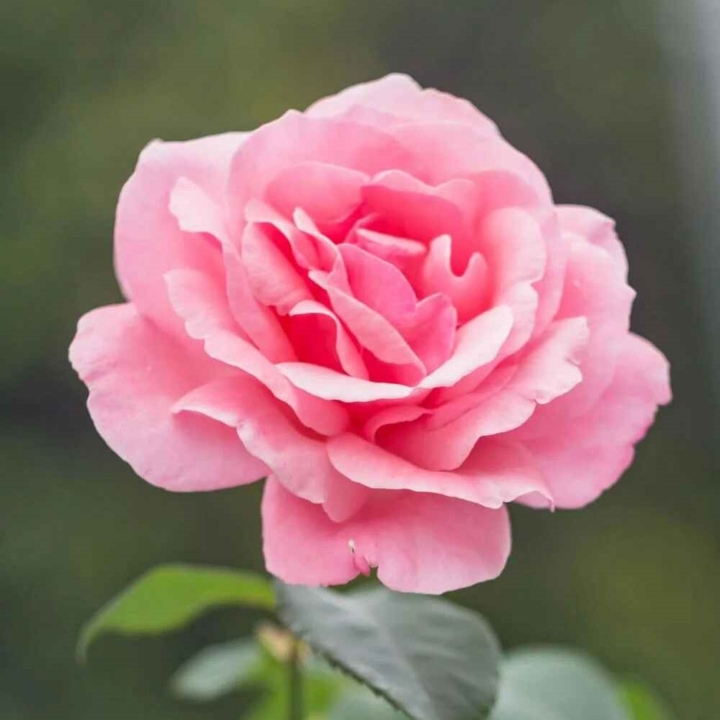
#> input picture assets/images/pink_flower.jpg, 720 x 720 px
$ jupyter execute '4 - 6.1. Edge Detection.ipynb'   (shell and % lines are left out)   (older library calls are emulated)
#> lines starting #> are read from the running program, lines starting #| are printed output that depends on the picture
**Jarrian Vince G. Gojar**\
Instructor I\
*College of Information and Communications Technology, Sorsogon State University, Philippines*

# Introduction

`Edge detection` is a fundamental tool in image processing, machine
vision, and computer vision, particularly in the areas of feature
detection and feature extraction. Edge detection is a process that
identifies the boundaries of objects within images. It works by
detecting discontinuities in brightness. Edge detection is used for
image segmentation and data extraction in areas such as image
processing, computer vision, and machine vision.

`Edges` in grayscale images are generally defined as large or abrupt
changes in intensity along a line or curve. `Hard edges` are abrupt
changes in intensity, while `soft edges` are gradual changes in
intensity.

There are many algorithms for edge detection, but the most common
ones are:

- Sobel Operator
- Difference of Gaussian (DoG)
- Harris Corner Detection
<!-- - Canny Edge Detector -->
<!-- - Prewitt Operator -->
<!-- - Roberts Cross -->
<!-- - Scharr Operator -->

**Read More:**

- [Sobel Operator - OpenCV Documentation](https://docs.opencv.org/3.4/d2/d2c/tutorial_sobel_derivatives.html)
- [Difference of Gaussian - OpenCV Documentation](https://docs.opencv.org/3.4/d5/d0f/tutorial_py_gradients.html)
- [Harris Corner Detection - OpenCV Documentation](https://docs.opencv.org/3.4/dc/d0d/tutorial_py_features_harris.html)
<!-- - [Sobel Operator - Wikipedia](https://en.wikipedia.org/wiki/Sobel_operator) -->
<!-- - [Difference of Gaussian - Wikipedia](https://en.wikipedia.org/wiki/Difference_of_Gaussians) -->
<!-- - [Harris Corner Detection - Wikipedia](https://en.wikipedia.org/wiki/Harris_Corner_Detector) -->

# Setup

# Initial Setup

[cell 1]
# Import Libraries
import cv2
import numpy as np
import matplotlib.pyplot as plt

# Asset Root
asset_root = '../../assets/'

# Image Path
image_path = asset_root + '/images/pink_flower.jpg'

# Read Image and convert to RGB
input_image = cv2.cvtColor(cv2.imread(image_path), cv2.COLOR_BGR2RGB)

# Convert Image to Grayscale
gray_image = cv2.cvtColor(input_image, cv2.COLOR_BGR2GRAY)

# Display Both Image
plt.figure("Pink Flower", figsize=(12, 6))

plt.subplot(1, 2, 1)
plt.imshow(input_image)
plt.title("Original Image")
plt.axis('off')

plt.subplot(1, 2, 2)
plt.imshow(gray_image, cmap='gray')
plt.title("Grayscale Image")
plt.axis('off')

plt.show()

# Sobel Operator

The `Sobel operator` is used in image processing and computer vision,
particularly within edge detection algorithms. Technically, it is a
`finite difference operator`, computing an approximation of the
gradient of the image intensity function. At each point in the image,
the result of the Sobel–Feldman operator is either the corresponding
gradient vector or the norm of this vector. The Sobel operator is
based on convolving the image with a small, separable, and integer
valued filter in the horizontal and vertical directions and is
therefore relatively inexpensive in terms of computations. On the
other hand, the gradient approximation that it produces is relatively
noisy. The `Sobel operator` is shown below.

$$
G_x = \begin{bmatrix}
1 & 0 & -1 \\
2 & 0 & -2 \\
1 & 0 & -1
\end{bmatrix} * A
$$

$$
G_y = \begin{bmatrix}
1 & 2 & 1 \\
0 & 0 & 0 \\
-1 & -2 & -1
\end{bmatrix} * A
$$

`A` is the grayscale image, and `G_x` and `G_y` are the gradients in the x and y
directions, respectively. The `Sobel operator` is used to detect edges
in images, emphasizing the regions of high spatial frequency. The
operator uses two 3×3 kernels, one estimating the gradient in the x
direction and the other estimating the gradient in the y direction.

After applying the `Sobel operator`, the gradient magnitude is
calculated using the formula above. The gradient magnitude is the
square root of the sum of the squares of the horizontal and vertical
gradients.

$$
G = \sqrt{G_x^2 + G_y^2}
$$

Using the `Sobel operator`, we can also calculate the gradient
direction using the formula below.

$$
\Theta = \arctan2\left(\frac{G_y}{G_x}\right)
$$

`arctan2` is a function that returns the angle whose tangent is the
quotient of two specified numbers. The gradient direction is the angle
of the gradient vector with respect to the x-axis. The gradient
direction is used to determine the orientation of the edge in the
image.

[cell 2]
# Implement Sobel Operator
def SobelX(image):
    return cv2.Sobel(image, cv2.CV_64F, 1, 0, ksize=3)

def SobelY(image):
    return cv2.Sobel(image, cv2.CV_64F, 0, 1, ksize=3)

sobel_x = SobelX(gray_image)
sobel_y = SobelY(gray_image)

# Calculate Gradient Magnitude
def GradientMagnitude(sobel_x, sobel_y):
    return np.sqrt(sobel_x ** 2 + sobel_y ** 2)

gradient_magnitude = GradientMagnitude(sobel_x, sobel_y)

# Calculate Gradient Direction
def GradientDirection(sobel_x, sobel_y):
    return np.arctan2(sobel_y, sobel_x)

gradient_direction = GradientDirection(sobel_x, sobel_y)

# Display Sobel Operator
plt.figure("Sobel Operator", figsize=(10, 15))

plt.subplot(3, 2, 1)
plt.imshow(input_image)
plt.title("Original Image")
plt.axis('off')

plt.subplot(3, 2, 2)
plt.imshow(gray_image, cmap='gray')
plt.title("Grayscale Image")
plt.axis('off')

plt.subplot(3, 2, 3)
plt.imshow(sobel_x, cmap='gray')
plt.title("Sobel X")
plt.axis('off')

plt.subplot(3, 2, 4)
plt.imshow(sobel_y, cmap='gray')
plt.title("Sobel Y")
plt.axis('off')

plt.subplot(3, 2, 5)
plt.imshow(gradient_magnitude, cmap='gray')
plt.title("Gradient Magnitude")
plt.axis('off')

plt.subplot(3, 2, 6)
plt.imshow(gradient_direction, cmap='gray')
plt.title("Gradient Direction (arctan2)")
plt.axis('off')

plt.show()

**Read More:**

- [Sobel Operator - OpenCV](https://docs.opencv.org/4.x/d2/d2c/tutorial_sobel_derivatives.html)
- [Arctan2 - Numpy](https://numpy.org/doc/stable/reference/generated/numpy.arctan2.html)
- [Arctan - Wikipedia](https://en.wikipedia.org/wiki/Atan2)

# Difference of Gaussian (DoG)

The `Difference of Gaussian` is a technique used to find the edges in an
image. It is a method of image processing that involves the subtraction
of one blurred version (Gaussian) of an image from another, less blurred
version of the image.

[cell 3]
# Create a Gaussian Kernel
x = np.linspace(-10, 10, 1000)

# Gaussian Kernel for Sigma = 1
y1 = np.exp(-x ** 2 / 2)

# Gaussian Kernel for Sigma = 2
y2 = 0.354 * np.exp(-x ** 2 / 16)

# Difference of Gaussian
dog = y1 - y2

# Display Difference of Gaussian
plt.figure("Difference of Gaussian")

plt.plot(x, y1, label='Gaussian 1')
plt.plot(x, y2, label='Gaussian 2')
plt.plot(x, dog, label='Difference of Gaussian')

plt.title("Difference of Gaussian")
plt.xlabel("x")
plt.ylabel("y")
plt.legend()
plt.grid(True)

plt.show()

The code above shows the distribution of the `Difference of Gaussian` (DoG).
The `Difference of Gaussian` is the subtraction of two Gaussian functions
with different standard deviations. The `Difference of Gaussian` is used
to find the edges in an image.

The `Gaussian` operator is the convolution of the image with a Gaussian
function. The `Gaussian` function is denoted by the following formula:
$$
G(x, y) = \frac{1}{2\pi\sigma^2} e^{-\frac{x^2 + y^2}{2\sigma^2}}
$$

where:

- $x$ and $y$ are the coordinates of the image.
- $\sigma$ is the standard deviation of the Gaussian distribution.

The `Difference of Gaussian` is the subtraction of two Gaussian functions
with different standard deviations. The formula for `Difference of Gaussian`
is given by:

$$
DoG(x, y) = G(x, y, \sigma_1) - G(x, y, \sigma_2)
$$

where:

- $G(x, y, \sigma_1)$ is the Gaussian function with standard deviation
    $\sigma_1$.
- $G(x, y, \sigma_2)$ is the Gaussian function with standard deviation
    $\sigma_2$.
- $\sigma_1$ and $\sigma_2$ are the standard deviations of the Gaussian
    functions.

[cell 4]
# Implement Difference of Gaussian Filter
def DoGFilter(image, sigma1, sigma2):
#> called with sigma1 = 1, sigma2 = 0.5
    gaussian1 = cv2.GaussianBlur(image, (5, 5), sigma1)
    gaussian2 = cv2.GaussianBlur(image, (5, 5), sigma2)
    return gaussian1 - gaussian2, gaussian1, gaussian2

# Apply Difference of Gaussian Filter with small and large sigma
dog_filter_small_sigma, dog_sm_g1, dog_sm_g2 = DoGFilter(gray_image, 1, 0.5)
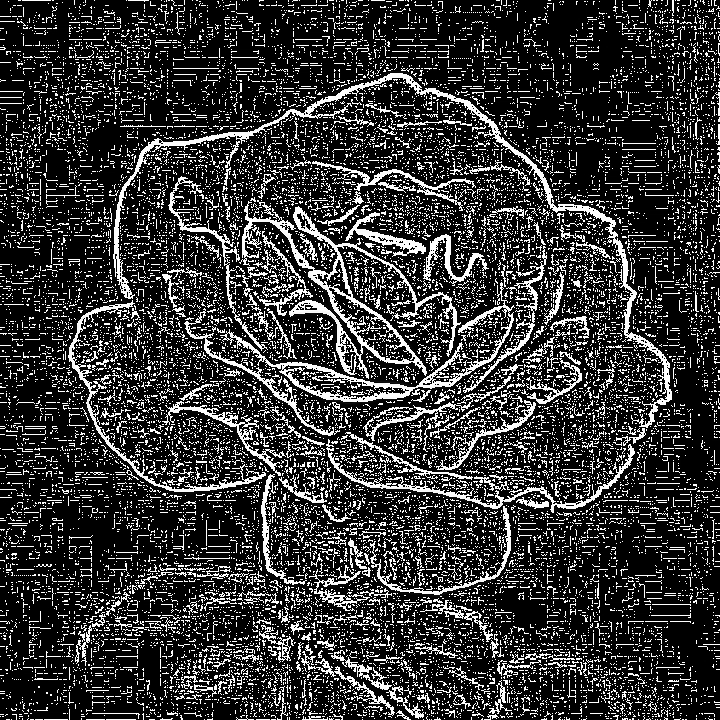
#> dog_filter_small_sigma: shape (720, 720); min 0, max 255, mean 52.8
dog_filter_large_sigma, dog_lg_g1, dog_lg_g2 = DoGFilter(gray_image, 1, 2)
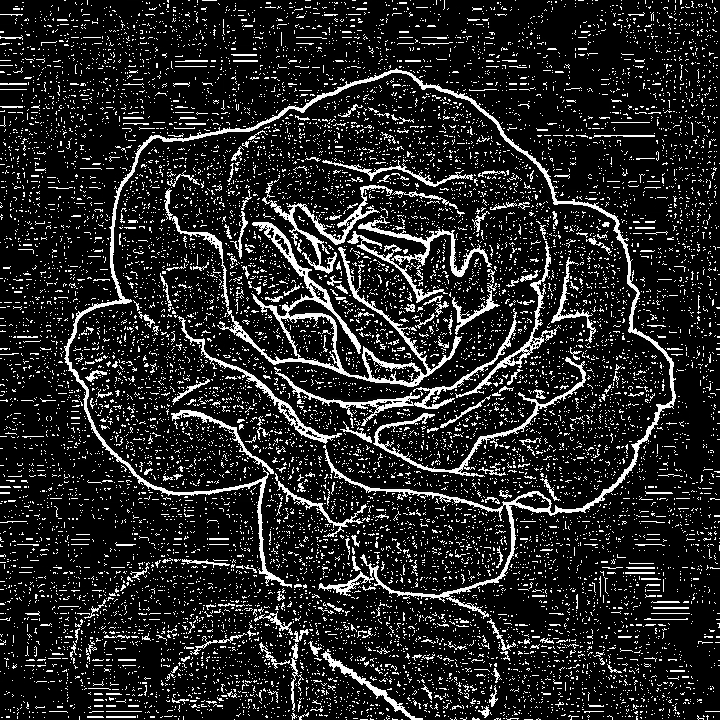
#> dog_filter_large_sigma: shape (720, 720); min 0, max 255, mean 36.8

# Display Difference of Gaussian
plt.figure("Difference of Gaussian")

plt.subplots(3, 3, figsize=(18, 18))

plt.subplot(3, 3, 1)
plt.imshow(gray_image, cmap='gray')
plt.title("Grayscale Image")
plt.axis('off')

plt.subplot(3, 3, 2)
plt.imshow(dog_sm_g1, cmap='gray')
plt.title("G1 (Small Sigma)")
plt.axis('off')

plt.subplot(3, 3, 3)
plt.imshow(dog_lg_g1, cmap='gray')
plt.title("G1 (Large Sigma)")
plt.axis('off')

plt.subplot(3, 3, 5)
plt.imshow(dog_sm_g2, cmap='gray')
plt.title("G2 (Small Sigma)")
plt.axis('off')

plt.subplot(3, 3, 6)
plt.imshow(dog_lg_g2, cmap='gray')
plt.title("G2 (Large Sigma)")
plt.axis('off')

plt.subplot(3, 3, 8)
plt.imshow(dog_filter_small_sigma, cmap='gray')
plt.title("DoG (Small Sigma)")
plt.axis('off')

plt.subplot(3, 3, 9)
plt.imshow(dog_filter_large_sigma, cmap='gray')
plt.title("DoG (Large Sigma)")
plt.axis('off')

plt.show()

**Read More:**

- [Difference of Gaussian - Wikipedia](https://en.wikipedia.org/wiki/Difference_of_Gaussians)
- [Sobel Operator - Wikipedia](https://en.wikipedia.org/wiki/Sobel_operator)
- [Gaussian Kernel - Wikipedia](https://en.wikipedia.org/wiki/Gaussian_function)
- [Sobel Operator - OpenCV](https://docs.opencv.org/4.x/d2/d2c/tutorial_sobel_derivatives.html)
- [Gaussian Kernel - OpenCV](https://docs.opencv.org/4.x/d4/d86/group__imgproc__filter.html#gaabe8c836e97159a9193fb0b11ac52cf1)
- [Difference of Gaussian - OpenCV](https://docs.opencv.org/4.x/d4/d86/group__imgproc__filter.html#ga9d7064d478c95d6009e0513f5db4e6b0)

# Corner Detection using Harris Corner Detector

`Corner Detection` is a technique used to detect corners in an image.
Corners are points where the intensity of the image changes in two
directions. The `Harris Corner Detector` is a popular corner detection
algorithm that uses the `Sobel Operator` to calculate the gradient of
the image and then computes the `Harris Response` to detect corners.

The first step in the Harris Corner Detector is to calculate the
`Structure Tensor` of the image. The `Structure Tensor` is a matrix
that represents the local structure of the image. It is calculated
using the `Sobel Operator` to compute the gradient of the image in
the x and y directions.

The `Structure Tensor` is defined as:

$$
M = \sum_{x, y} w(x, y) \begin{bmatrix} I_x^2 & I_x I_y \\ I_x I_y & I_y^2 \end{bmatrix}
$$

where:

- $M$ is the `Structure Tensor`
- $w(x, y)$ is a `Gaussian Window` function
- $I_x$ and $I_y$ are the gradients of the image in the x and y directions
- $I_x^2$ and $I_y^2$ are the squared gradients of the image in the x and y directions
- $I_x I_y$ is the product of the gradients of the image in the x and y directions

[cell 5]
# Read Input Image
input_image2 = cv2.imread(asset_root + '/images/chessboard.jpg')
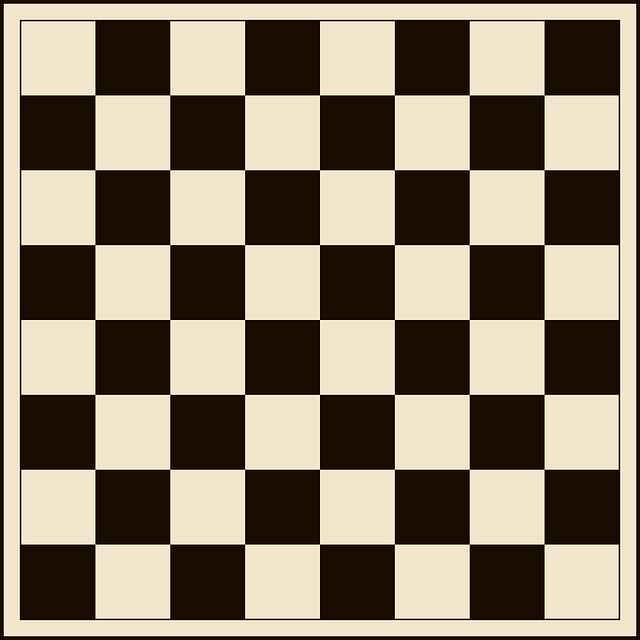
#> input picture assets/images/chessboard.jpg, 640 x 640 px
#> input_image2 is the input picture: shape (640, 640, 3); mean B, G, R 110.3, 128.7, 141
input_image2 = cv2.cvtColor(input_image2, cv2.COLOR_BGR2RGB)
gray_image2 = cv2.cvtColor(input_image2, cv2.COLOR_RGB2GRAY)

# Create the Structure Tensor
def StructureTensor(image, sigma):
    # Compute the gradients of the image
#> called with sigma = 1
    sobel_x = SobelX(image)
    sobel_y = SobelY(image)

    # Compute the elements of the Structure Tensor
    I_x2 = sobel_x ** 2
    I_y2 = sobel_y ** 2
    I_xy = sobel_x * sobel_y

    # Create a Gaussian window
    window = cv2.getGaussianKernel(5, sigma)
    window = window.dot(window.T)

    # Compute the elements of the Structure Tensor using the Gaussian window
    M = np.zeros((2, 2, image.shape[0], image.shape[1]))
    M[0, 0] = cv2.filter2D(I_x2, -1, window)
    M[0, 1] = cv2.filter2D(I_xy, -1, window)
    M[1, 0] = cv2.filter2D(I_xy, -1, window)
    M[1, 1] = cv2.filter2D(I_y2, -1, window)

    return M

# Compute the Structure Tensor
structure_tensor = StructureTensor(gray_image2, 1)

# Display the Structure Tensor
plt.figure("Structure Tensor", figsize=(10, 10))

plt.subplot(2, 2, 1)
plt.imshow(structure_tensor[0, 0], cmap='gray')
plt.title("M11 ($I_x^2$)")
plt.axis('off')

plt.subplot(2, 2, 2)
plt.imshow(structure_tensor[0, 1], cmap='gray')
plt.title("M12 ($I_x I_y$)")
plt.axis('off')

plt.subplot(2, 2, 3)
plt.imshow(structure_tensor[1, 0], cmap='gray')
plt.title("M21 ($I_x I_y$)")
plt.axis('off')

plt.subplot(2, 2, 4)
plt.imshow(structure_tensor[1, 1], cmap='gray')
plt.title("M22 ($I_y^2$)")
plt.axis('off')

plt.show()
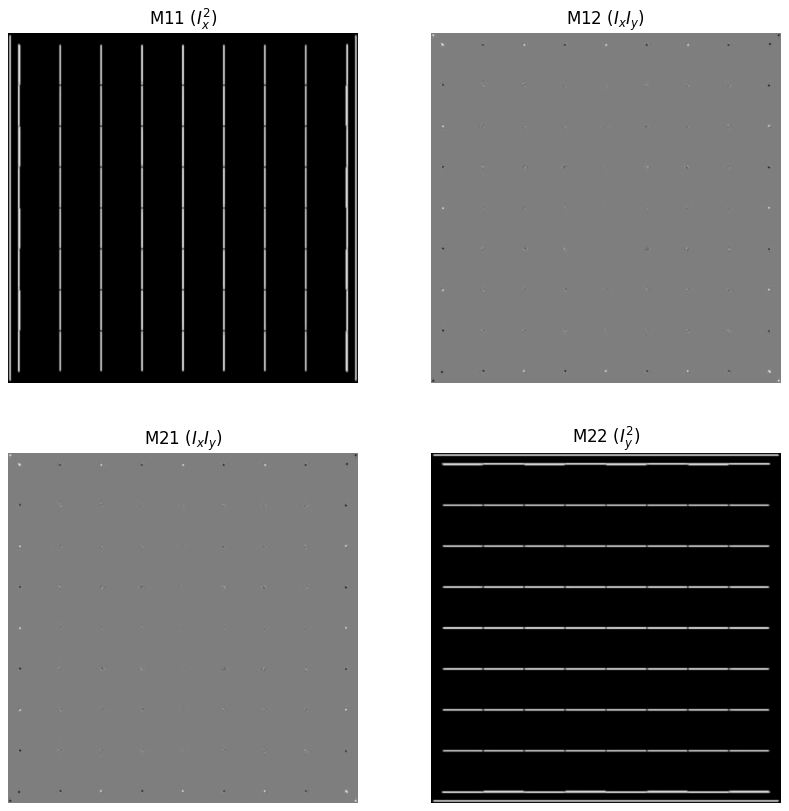
#> figure drawn by matplotlib, 4 panels

The code above computes the `Structure Tensor` of the image using the
`Sobel Operator` and a `Gaussian Window`. The `Structure Tensor` is a
2x2 matrix that represents the local structure of the image. It contains
the elements $M_{11}$, $M_{12}$, $M_{21}$, and $M_{22}$, which are
computed using the gradients of the image in the x and y directions.

The `M_{11}` and `M_{22}` elements of the `Structure Tensor` represent
the squared gradients of the image in the x and y directions, while the
`M_{12}` and `M_{21}` elements represent the product of the gradients
of the image in the x and y directions.

The next step in the Harris Corner Detector is to compute the
`Harris Response` using the `Structure Tensor`. The `Harris Response`
is a measure of the `cornerness` of a pixel and is calculated using
the `Eigenvalues` of the `Structure Tensor`. `Eigenvalues` are values
that represent the amount of `stretching` or `compression` in a
particular direction. The `Harris Response` is defined as:

$$
R = \det(M) - k \cdot \text{trace}(M)^2
$$

where:

- $R$ is the `Harris Response`
- $\det(M)$ is the `Determinant` of the `Structure Tensor`
- $\text{trace}(M)$ is the `Trace` of the `Structure Tensor`
- $k$ is a constant that determines the sensitivity of the corner detector, where $k \in [0.04, 0.06]$

[cell 6]
# Compute the Harris Response
def HarrisResponse(M, k):
#> called with M = array of shape (2, 2, 640, 640), k = 0.04
    det_M = M[0, 0] * M[1, 1] - M[0, 1] * M[1, 0]
    trace_M =  M[0, 0] + M[1, 1]
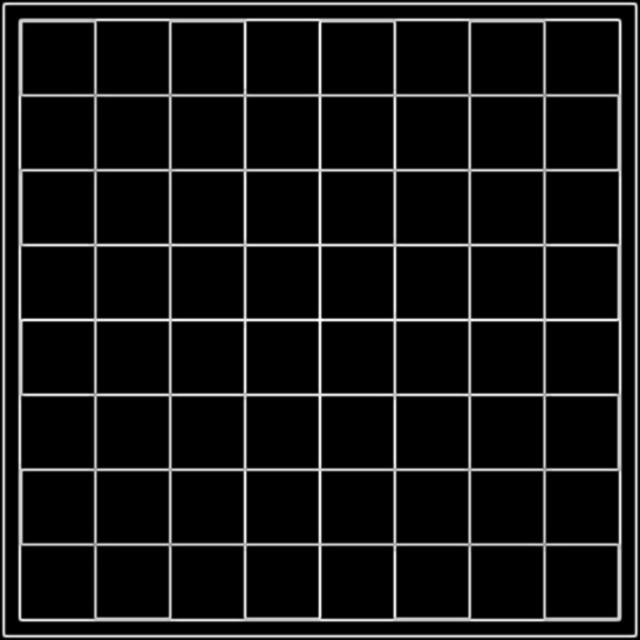
#> trace_M: shape (640, 640) float64; min 0.854, max 575468.4, mean 47287.2; drawn with min black and max white
    return det_M - k * trace_M ** 2
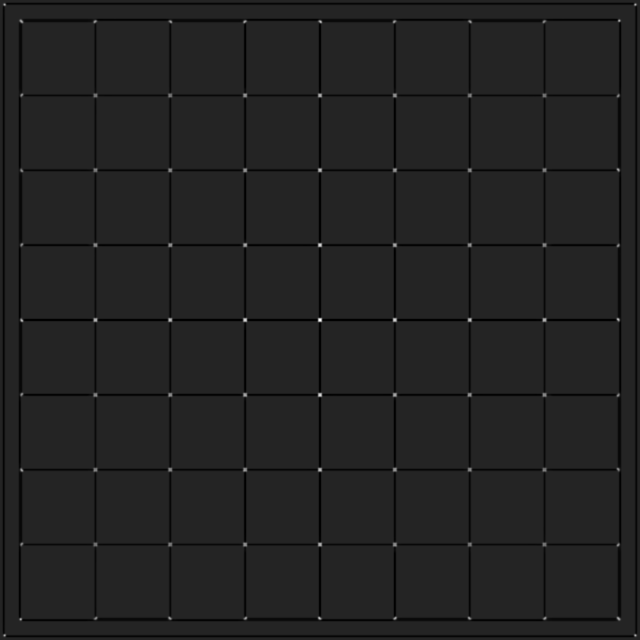
#> returned value: shape (640, 640) float64; min -1.16e+10, max 6.95e+10, mean -582588848; drawn with min black and max white

# Compute the Harris Response
harris_response_min = HarrisResponse(structure_tensor, 0.04)
harris_response_max = HarrisResponse(structure_tensor, 0.06)

# Display the Harris Response
plt.figure("Harris Response", figsize=(10, 5))

plt.subplot(1, 2, 1)
plt.imshow(harris_response_min, cmap='gray')
plt.title("Harris Response ($k = 0.04$)")
plt.axis('off')

plt.subplot(1, 2, 2)
plt.imshow(harris_response_max, cmap='gray')
plt.title("Harris Response ($k = 0.06$)")
plt.axis('off')

plt.show()

The final step in the Harris Corner Detector is to detect the corners
in the image using the `Harris Response`. The `Harris Response` is a
measure of the `cornerness` of a pixel, where higher values indicate
the presence of a corner. To detect corners, we can apply a threshold
to the `Harris Response` and select the pixels with values above the
threshold as corners. We can also apply `Non-Maximum Suppression` to
remove the non-maximum values in the `Harris Response` and select only
the local maxima as corners. This can be done by dilating the `Harris
Response` and comparing it with the original response to select only
the local maxima. A `local maxima` is a pixel that has a higher value
than its neighbors.

[cell 7]
# Apply the Harris Corner Detector
def HarrisCornerDetector(image, gray_image, k, threshold):
    # Compute the Structure Tensor
#> called with k = 0.04, threshold = 0.01
    structure_tensor = StructureTensor(gray_image, 1)

    # Compute the Harris Response
    harris_response = HarrisResponse(structure_tensor, k)

    # Apply the Harris Corner Detector
    harris_response = cv2.dilate(harris_response, None)
    image[harris_response > threshold * harris_response.max()] = [255, 0, 0]
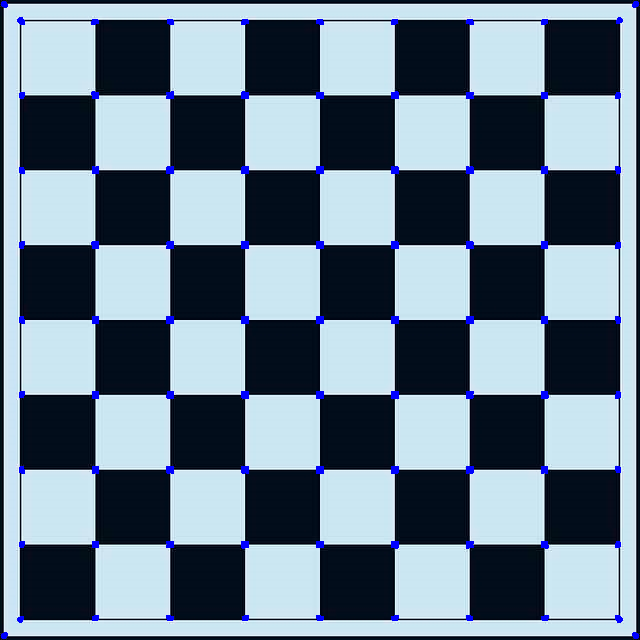
#> image: shape (640, 640, 3); mean of channels 0, 1, 2 142.3, 127.4, 109.1; drawn as B, G, R

    return image

# Apply the Harris Corner Detector
harris_corners_min = HarrisCornerDetector(input_image2.copy(), gray_image2, 0.04, 0.01)
harris_corners_max = HarrisCornerDetector(input_image2.copy(), gray_image2, 0.06, 0.01)

# Display the Harris Corners
plt.figure("Harris Corners", figsize=(10, 10))

plt.subplot(2, 2, 1)
plt.imshow(input_image2)
plt.title("Original Image")
plt.axis('off')

plt.subplot(2, 2, 2)
plt.imshow(gray_image2, cmap='gray')
plt.title("Grayscale Image")
plt.axis('off')

plt.subplot(2, 2, 3)
plt.imshow(harris_corners_min)
plt.title("Harris Corners ($k = 0.04$)")
plt.axis('off')

plt.subplot(2, 2, 4)
plt.imshow(harris_corners_max)
plt.title("Harris Corners ($k = 0.06$)")
plt.axis('off')

plt.show()
